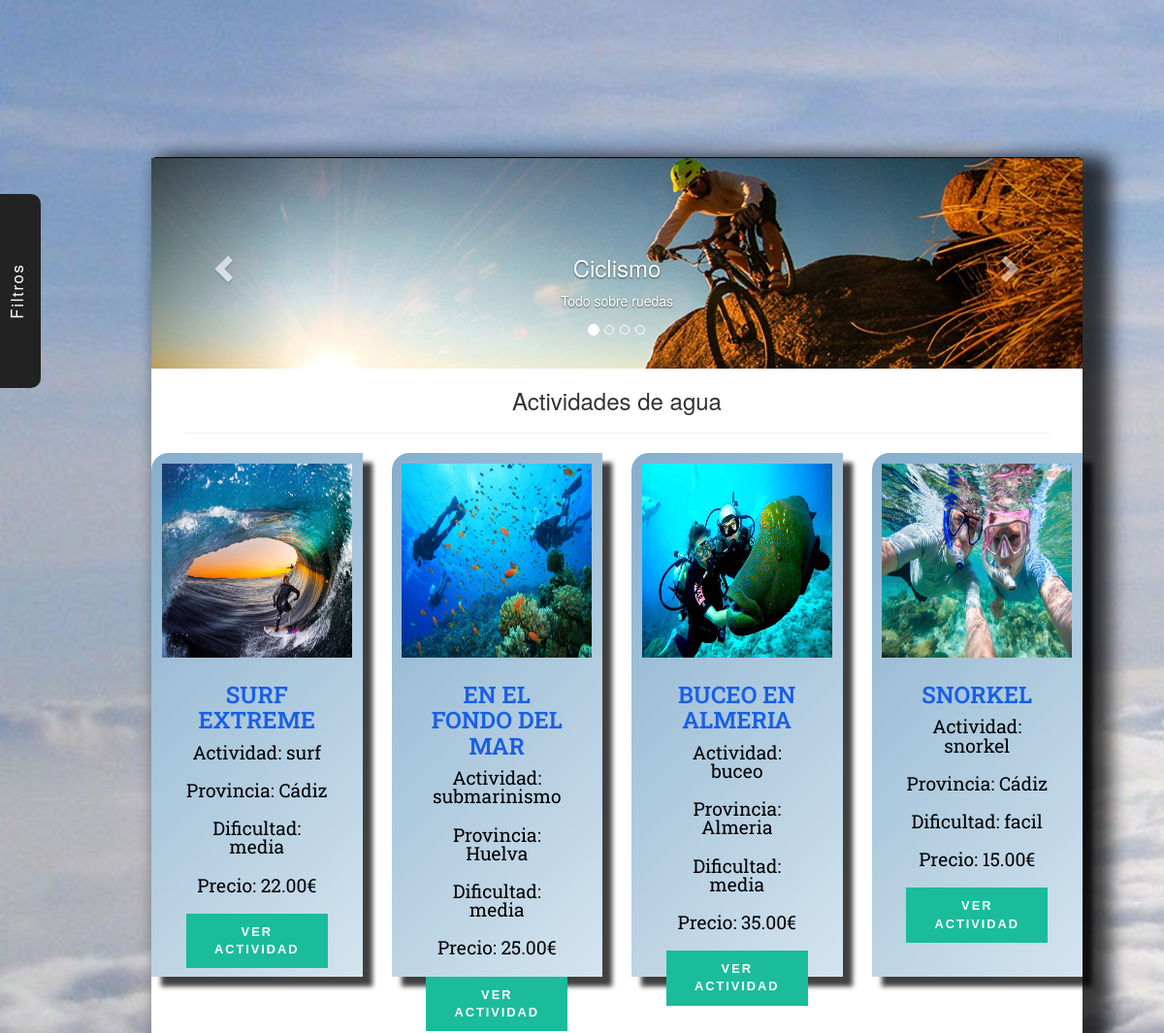
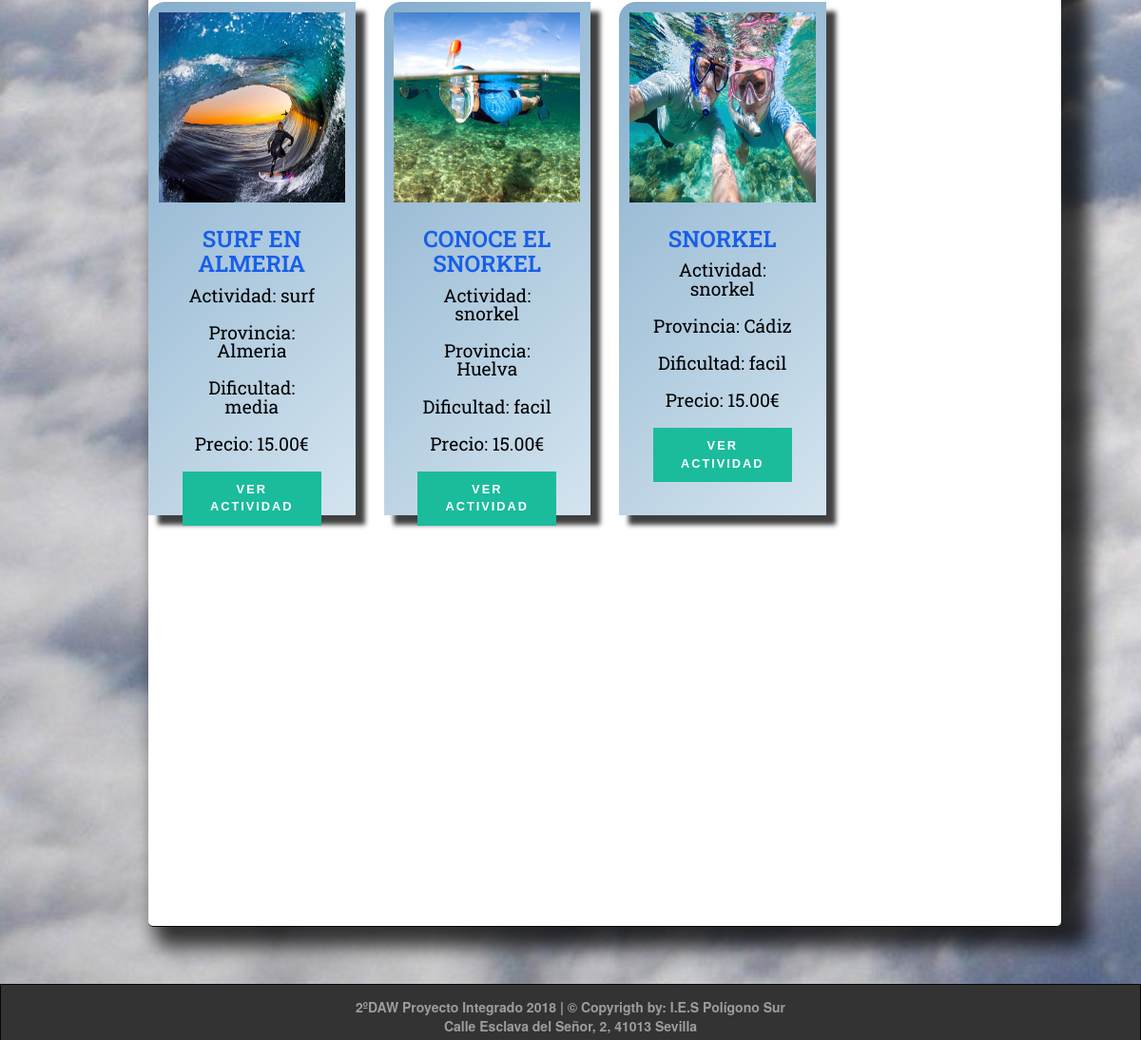
The app's page /PI_2018/index.php?category=agua with its own data (2 pictures, top to bottom).
### tables this page shows
CREATE TABLE oferta(
	id int NOT NULL AUTO_INCREMENT,
	cif_empresa varchar(9),
	nombre varchar(35),
	provincia varchar(30),
	municipio varchar(30),
	duracion varchar(30),
	num_plazas int,
	tipo_actividad varchar(30),
	descripcion varchar(150),
	localizacion varchar(30),
	precio double(5,2),
	dificultad varchar(15),
  imagen_oferta varchar(100),
  categoria varchar(20),
	fecha_inicio date,
	fecha_fin date,
	PRIMARY KEY (id),
	FOREIGN KEY (cif_empresa) REFERENCES empresa(cif)
);

### PI_2018/index.php (the view, shortened to what this page needs)
<?php
include 'php/connection.php';
$global_sql = "SELECT * FROM oferta ORDER BY fecha_inicio DESC";
$global_cont_sql = "SELECT COUNT(*) AS `count` FROM `oferta`";
if (isset($_GET['category'])) {
    $categoria = $_GET['category'];
    $global_cont_sql = "SELECT COUNT(*) AS `count` FROM `oferta` WHERE categoria = "."'$categoria'";
    $global_sql = "select * from oferta where categoria = "."'$categoria'";
}
?>
<!DOCTYPE html>
<html>
<head>
	<link rel="stylesheet" type="text/css" href="./css/style.css">
	<link rel="stylesheet" href="https://maxcdn.bootstrapcdn.com/bootstrap/3.3.7/css/bootstrap.min.css">
</head>
<body>
<button id="btnFiltros" class="btnIndex btn-contact">Filtros</button>
<nav class="menuPrincipalUser">
</nav>
<aside class="filtroBusqueda">
</aside>
<section>
	<article class="index">
		<div id="myCarousel" class="carousel slide carousel-generico" data-ride="carousel">
		  <ol class="carousel-indicators">
		    <li data-target="#myCarousel" data-slide-to="0" class="active"></li>
		    <li data-target="#myCarousel" data-slide-to="1"></li>
		    <li data-target="#myCarousel" data-slide-to="2"></li>
		    <li data-target="#myCarousel" data-slide-to="3"></li>
		  </ol>
		  <div class="carousel-inner" role="listbox">
		    <div class="item active">
		      <img src="./img/ciclismo-slider.jpg" alt="ciclismo">
		      <div class="carousel-caption">
		        <h3>Ciclismo</h3>
			        <p>Todo sobre ruedas</p>
		      </div>
		    </div>
		  </div>
		  <a class="left carousel-control" href="#myCarousel" role="button" data-slide="prev">
		    <span class="glyphicon glyphicon-chevron-left" aria-hidden="true"></span>
		  </a>
		  <a class="right carousel-control" href="#myCarousel" role="button" data-slide="next">
		    <span class="glyphicon glyphicon-chevron-right" aria-hidden="true"></span>
		  </a>
		</div>
	</article>
	<article class="index offers">
        <div class="row tabla">
        <?php
        	$result = $conexion->query($global_cont_sql);
			$fila = $row = $result->fetch_assoc();
			$ofertas_encontradas = $fila['count'];
            $sql = $global_sql;
            $result = $conexion->query($sql);
            if (isset($_GET['load'])) {
                echo "<div id='load_more'><h3>Todas las actividades</h3><hr style='width: 90%'/>";
                for ($i = 1; $i <= $ofertas_encontradas; $i++) {
                    $row = $result->fetch_assoc();
                    $img = $row['imagen_oferta'];
                    $nombre = $row['nombre'];
                    $provincia = $row['provincia'];
                    $actividad = $row['tipo_actividad'];
                    $precio = $row['precio'];
                    $dificultad = $row['dificultad'];
                    echo '
                                       <div class="snip1208 col-md-4 col-xs-12 col-lg-3 col-sm-6">
                                       <div class="aaa">
                                          <img src="img/oferta/'.$img.'" alt="Oferta de actividad"/>
                                          <figcaption>
                                          <h3 id="nombre">'.$nombre.'</h3>
                                          <p id="actividad">Actividad: '.$actividad.'</p>
                                          <p id="provincia">Provincia: '.$provincia.'</p>
                                          <p id="dificultad">Dificultad: '.$dificultad.'</p>
                                          <p id="precio">Precio: '.$precio.'€</p>
                                          <button>Ver actividad</button>
                                          </figcaption><a href="content/oferta.php?id='.$row['id'].'"></a>
                                      </div></div>
                ';
                }
            } else if (isset($_GET['category'])) {
                echo "<div id='bloque_destacados'><h3>Actividades de {$_GET['category']}</h3><hr style='width: 90%'/>";
                for ($i = 1; $i <= $ofertas_encontradas; $i++) {
                    $row = $result->fetch_assoc();
                    $img = $row['imagen_oferta'];
                    $nombre = $row['nombre'];
                    $provincia = $row['provincia'];
                    $actividad = $row['tipo_actividad'];
                    $precio = $row['precio'];
                    $dificultad = $row['dificultad'];
                    echo '   <div class="snip1208 col-md-4 col-xs-12 col-lg-3 col-sm-6">
                    <div class="aaa">
                                          <img src="img/oferta/'.$img.'" alt="Oferta de actividad"/>
                                          <figcaption>
                                          <h3 id="nombre">'.$nombre.'</h3>
                                          <p id="actividad">Actividad: '.$actividad.'</p>
                                          <p id="provincia">Provincia: '.$provincia.'</p>
                                          <p id="dificultad">Dificultad: '.$dificultad.'</p>
                                          <p id="precio">Precio: '.$precio.'€</p>
                                          <button>Ver actividad</button>
                                          </figcaption><a href="content/oferta.php?id='.$row['id'].'"></a>
                                      </div></div>';
                }
            }
        ?>
  		</div>
  </article>
</section>
<footer class="pie">
</footer>
</body>
</html>

### PI_2018/css/style.css (style rules this page uses)
body, html { -width: 100%; min-height: 100%; height: 100% !important; top:0; left:0; }
body { font-family: Roboto Slab; font-size: 1.6em; background: url("./../img/fondos/fondo4.jpg"); background-repeat: no-repeat; background-attachment: fixed; background-size: cover; }
nav { width: 80%; height: 7.5%; float: right; margin-right: 7%; }
section { background-color: white; width: 80%; min-height: 87%; margin-left: 13%; float: left; border-top-style: solid; border-bottom-style: solid; border-width: 1px; border-color: #080808; border-radius: 5px; -webkit-box-shadow: 18px 10px 19px 11px rgba(0,0,0,0.75); -moz-box-shadow: 18px 10px 19px 11px rgba(0,0,0,0.75); box-shadow: 18px 10px 19px 11px rgba(0,0,0,0.75); z-index: -1000; }
article { width: 100%; display: inline-block; text-align: center; }
aside { margin-top: 150px; position: absolute; width: 13%; min-height: 87.5%; height: auto; padding-left: 1%; padding-right: 1%; }
footer { width: 100%; height: 10%; float: left; margin-top: 5%; }
.filtroBusqueda { background-color: transparent; }
.menuPrincipalUser { background-color: transparent; }
.pie { background-color: #333; }
.index { width: 100%; background-color: white; text-align: center; }
.aaa { padding: 5%; border-radius: 18px 0px 0px 0px; -moz-border-radius: 18px 0px 0px 0px; -webkit-border-radius: 18px 0px 0px 0px; border: #000000; -webkit-box-shadow: 10px 10px 5px 0px rgba(0,0,0,0.75); -moz-box-shadow: 10px 10px 5px 0px rgba(0,0,0,0.75); box-shadow: 10px 10px 5px 0px rgba(0,0,0,0.75); background: rgba(134,174,204,1); background: -moz-linear-gradient(-45deg, rgba(134,174,204,1) 0%, rgba(212,228,239,1) 100%); background: -webkit-gradient(left top, right bottom, color-stop(0%, rgba(134,174,204,1)), color-stop(100%, rgba(212,228,239,1))); background: -webkit-linear-gradient(-45deg, rgba(134,174,204,1) 0%, rgba(212,228,239,1) 100%); background: -o-linear-gradient(-45deg, rgba(134,174,204,1) 0%, rgba(212,228,239,1) 100%); background: -ms-linear-gradient(-45deg, rgba(134,174,204,1) 0%, rgba(212,228,239,1) 100%); background: linear-gradient(135deg, rgba(134,174,204,1) 0%, rgba(212,228,239,1) 100%); filter: progid:DXImageTransform.Microsoft.gradient( startColorstr='#86aecc', endColorstr='#d4e4ef', GradientType=1 ); height: 90%; min-height: 90%; }
.snip1208 { font-family: 'Raleway', Arial, sans-serif; text-align: center; overflow: hidden; height: 600px; text-align: -webkit-center; color: #000000; font-size: 16px; }
.snip1208 * { -webkit-box-sizing: border-box; box-sizing: border-box; -webkit-transition: all 0.2s ease; transition: all 0.2s ease; }
.snip1208 img { max-width: 100%; width: 100%; height: 200px; -webkit-transform-origin: 50% 100%; transform-origin: 50% 100%; -webkit-transition: all 0.4s ease; transition: all 0.4s ease; }
.snip1208 figcaption { padding: 25px; position: relative; }
.snip1208 h3, .snip1208 p { margin: 0; padding: 0; font-family: Roboto Slab; }
.snip1208 h3 { margin-bottom: 10px; display: inline-block; font-weight: 600; color: #185fe8; text-transform: uppercase; }
.snip1208 p { font-size: 1.2em; margin-bottom: 20px; line-height: 1em; }
.snip1208 button { border: medium none; padding: 10px 20px; background-color: #1abc9c; font-weight: 800; color: #ffffff; letter-spacing: 2px; text-transform: uppercase; font-size: 0.8em; }
.snip1208 a { left: 0; right: 0; top: 0; bottom: 0; position: absolute; z-index: 1; }
#bloque_destacados { width: 100%; height: auto; }
.tabla { margin: 0 }
#btnFiltros { position: absolute; left: -220px; top: 200px; z-index: 10000; padding-top: 1%; background-color: #222; color: white; font-size: 1.2em; letter-spacing: 0.1em; }
.btnIndex { height: 62px; width: 200px; background-color: white; color: black; border-radius: 0px 0px 10px 10px; -moz-border-radius: 0px 0px 10px 10px; -webkit-border-radius: 0px 0px 10px 10px; border: 0px solid #000000; cursor: pointer; z-index: 1000; }
.btn-contact { transform: rotate(-90deg); transform-origin: 100% 0; }

### PI_2018/components/index/pie/css/style.css (style rules this page uses)
footer { background-color: #222; border-style: solid; border-width: 1px; border-color: #080808; color: #9d9d9d; font-size: 1em; font-weight: bold; text-align: center; vertical-align: middle; padding-top: 13px; }

### records on screen
oferta: imagen_oferta (picture), nombre "SURF EXTREME", tipo_actividad "surf", provincia "Cádiz", dificultad "media", precio "22.00"
oferta: imagen_oferta (picture), nombre "EN EL FONDO DEL MAR", tipo_actividad "submarinismo", provincia "Huelva", dificultad "media", precio "25.00"
oferta: imagen_oferta (picture), nombre "BUCEO EN ALMERIA", tipo_actividad "buceo", provincia "Almeria", dificultad "media", precio "35.00"
oferta: imagen_oferta (picture), nombre "SNORKEL", tipo_actividad "snorkel", provincia "Cádiz", dificultad "facil", precio "15.00"
oferta: imagen_oferta (picture), nombre "SURF EN ALMERIA", tipo_actividad "surf", provincia "Almeria", dificultad "media", precio "15.00"
oferta: imagen_oferta (picture), nombre "CONOCE EL SNORKEL", tipo_actividad "snorkel", provincia "Huelva", dificultad "facil", precio "15.00"
oferta: imagen_oferta (picture), nombre "SNORKEL", tipo_actividad "snorkel", provincia "Cádiz", dificultad "facil", precio "15.00"

### other values on screen
$_GET['category'] "agua"
